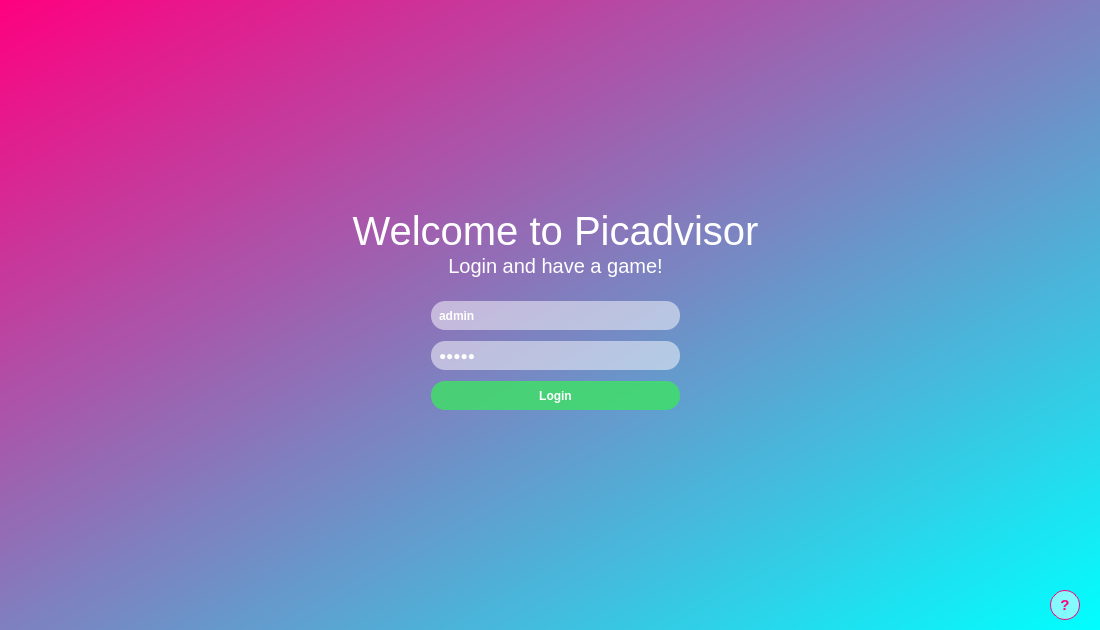
<?xml version="1.0" encoding="UTF-8"?>
<ui version="4.0">
 <class>FrmLogin</class>
 <widget class="QWidget" name="FrmLogin">
  <property name="geometry">
   <rect>
    <x>0</x>
    <y>0</y>
    <width>1100</width>
    <height>630</height>
   </rect>
  </property>
  <property name="baseSize">
   <size>
    <width>700</width>
    <height>550</height>
   </size>
  </property>
  <property name="windowTitle">
   <string>FrmMain</string>
  </property>
  <property name="styleSheet">
   <string notr="true">background-color: qlineargradient(spread:pad, x1:0, y1:0, x2:1, y2:1, stop:0 rgba(255, 0, 127, 255), stop:1 rgba(0, 255, 255, 255));</string>
  </property>
  <widget class="QPushButton" name="btnLoginHelp">
   <property name="geometry">
    <rect>
     <x>1050</x>
     <y>590</y>
     <width>30</width>
     <height>30</height>
    </rect>
   </property>
   <property name="styleSheet">
    <string notr="true">background-color: rgba(255,255,255, 0.5);
border: 1px solid rgb(255, 0, 127, 255);
border-radius: 15px;
font-size: 15px;
font-weight: 500;
padding: 5px;
color: rgb(255, 0, 127, 255);</string>
   </property>
   <property name="text">
    <string>?</string>
   </property>
   <property name="flat">
    <bool>true</bool>
   </property>
  </widget>
  <widget class="QLabel" name="lblLoginTitle">
   <property name="geometry">
    <rect>
     <x>330</x>
     <y>210</y>
     <width>451</width>
     <height>41</height>
    </rect>
   </property>
   <property name="font">
    <font>
     <pointsize>-1</pointsize>
     <weight>50</weight>
     <bold>false</bold>
    </font>
   </property>
   <property name="layoutDirection">
    <enum>Qt::LeftToRight</enum>
   </property>
   <property name="styleSheet">
    <string notr="true">background-color: rgba(0,0,0,0);
font-size: 40px;
font-weight: 400;
color: white;</string>
   </property>
   <property name="text">
    <string>Welcome to Picadvisor</string>
   </property>
   <property name="alignment">
    <set>Qt::AlignCenter</set>
   </property>
  </widget>
  <widget class="QLabel" name="lblLoginSubtitle">
   <property name="geometry">
    <rect>
     <x>430</x>
     <y>250</y>
     <width>251</width>
     <height>31</height>
    </rect>
   </property>
   <property name="styleSheet">
    <string notr="true">background-color: rgba(0,0,0,0);
font-size: 20px;
font-weight: 400;
color: white;</string>
   </property>
   <property name="text">
    <string>Login and have a game!</string>
   </property>
   <property name="alignment">
    <set>Qt::AlignCenter</set>
   </property>
  </widget>
  <widget class="QLineEdit" name="edtUsername">
   <property name="geometry">
    <rect>
     <x>430</x>
     <y>300</y>
     <width>251</width>
     <height>31</height>
    </rect>
   </property>
   <property name="styleSheet">
    <string notr="true">background-color: rgba(255,255,255,0.5);
border: 2px solid rgba(0,0,0,0);
border-radius: 15px;
font-weight: 500;
padding: 5px;
color: white;</string>
   </property>
   <property name="text">
    <string>admin</string>
   </property>
   <property name="placeholderText">
    <string>Username</string>
   </property>
  </widget>
  <widget class="QLineEdit" name="edtPassword">
   <property name="geometry">
    <rect>
     <x>430</x>
     <y>340</y>
     <width>251</width>
     <height>31</height>
    </rect>
   </property>
   <property name="styleSheet">
    <string notr="true">background-color: rgba(255,255,255,0.5);
border: 2px solid rgba(0,0,0,0);
border-radius: 15px;
font-weight: 500;
padding: 5px;
color: white;</string>
   </property>
   <property name="inputMethodHints">
    <set>Qt::ImhHiddenText|Qt::ImhNoAutoUppercase|Qt::ImhNoPredictiveText|Qt::ImhSensitiveData</set>
   </property>
   <property name="text">
    <string>admin</string>
   </property>
   <property name="echoMode">
    <enum>QLineEdit::Password</enum>
   </property>
   <property name="placeholderText">
    <string>Password</string>
   </property>
  </widget>
  <widget class="QPushButton" name="btnLogin">
   <property name="geometry">
    <rect>
     <x>430</x>
     <y>380</y>
     <width>251</width>
     <height>31</height>
    </rect>
   </property>
   <property name="styleSheet">
    <string notr="true">background-color: rgba(61, 226, 99, 0.8);
border: 2px solid rgba(0,0,0,0);
border-radius: 15px;
font-weight: 500;
padding: 5px;
color: white;</string>
   </property>
   <property name="text">
    <string>Login</string>
   </property>
  </widget>
 </widget>
 <layoutdefault spacing="6" margin="11"/>
 <resources/>
 <connections/>
</ui>
